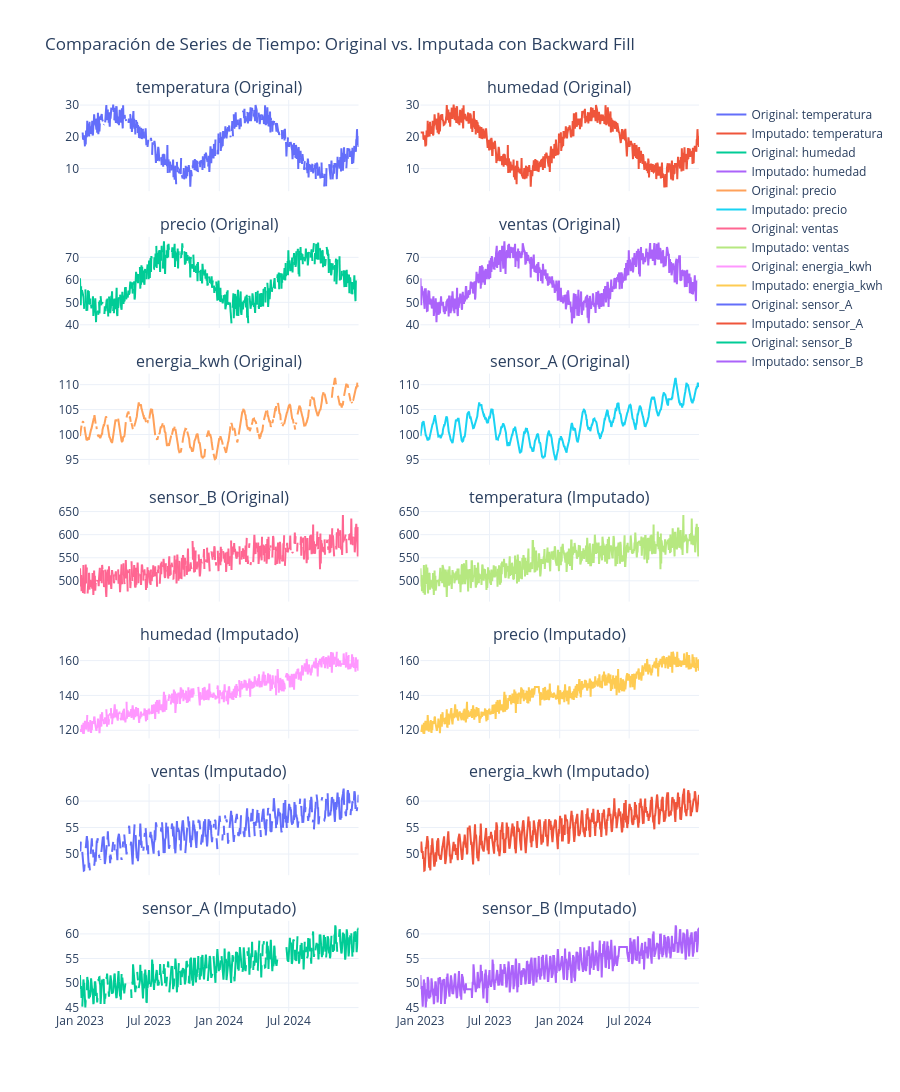

This figure's notebook cell:
### Markdown cell above
Una vez aplicada la imputación, es crucial visualizar comparativamente los datos originales con los imputados para evaluar visualmente la calidad del método. El siguiente código genera una matriz de subgráficos que permite comparar cada variable antes y después del proceso de imputación.

### Code cell
fig = make_subplots(rows=len(variables_a_imputar), cols=2,
                    subplot_titles=[f'{var} (Original)' for var in variables_a_imputar] +
                                   [f'{var} (Imputado)' for var in variables_a_imputar],
                    horizontal_spacing=0.1, vertical_spacing=0.05,
                    shared_xaxes=True)

for i, var in enumerate(variables_a_imputar):

    fig.add_trace(go.Scatter(x=df.index, y=df[var], mode='lines', name=f'Original: {var}'),
                  row=i + 1, col=1)


    fig.add_trace(go.Scatter(x=df_bfill.index, y=df_bfill[var], mode='lines', name=f'Imputado: {var}'),
                  row=i + 1, col=2)

fig.update_layout(height=400 * len(variables_a_imputar), showlegend=True,
                  title_text="Comparación de Series de Tiempo: Original vs. Imputada con Backward Fill",
                  template='plotly_white')

fig.show()

### Figure 1 — Plotly figure (JSON) as saved in the notebook; plotly's stock layout.template omitted (floating-point values rounded to 4 significant figures; data arrays with more than 128 entries replaced by an {"elided": "..."} marker saying what was removed)
{"data": [{"mode": "lines", "name": "Original: temperatura", "type": "scatter", "x": {"elided": "731 str values"}, "xaxis": "x", "y": {"elided": "731 float values"}, "yaxis": "y"}, {"mode": "lines", "name": "Imputado: temperatura", "type": "scatter", "x": {"elided": "731 str values"}, "xaxis": "x2", "y": {"elided": "731 float values"}, "yaxis": "y2"}, {"mode": "lines", "name": "Original: humedad", "type": "scatter", "x": {"elided": "731 str values"}, "xaxis": "x3", "y": {"elided": "731 float values"}, "yaxis": "y3"}, {"mode": "lines", "name": "Imputado: humedad", "type": "scatter", "x": {"elided": "731 str values"}, "xaxis": "x4", "y": {"elided": "731 float values"}, "yaxis": "y4"}, {"mode": "lines", "name": "Original: precio", "type": "scatter", "x": {"elided": "731 str values"}, "xaxis": "x5", "y": {"elided": "731 float values"}, "yaxis": "y5"}, {"mode": "lines", "name": "Imputado: precio", "type": "scatter", "x": {"elided": "731 str values"}, "xaxis": "x6", "y": {"elided": "731 float values"}, "yaxis": "y6"}, {"mode": "lines", "name": "Original: ventas", "type": "scatter", "x": {"elided": "731 str values"}, "xaxis": "x7", "y": {"elided": "731 float values"}, "yaxis": "y7"}, {"mode": "lines", "name": "Imputado: ventas", "type": "scatter", "x": {"elided": "731 str values"}, "xaxis": "x8", "y": {"elided": "731 float values"}, "yaxis": "y8"}, {"mode": "lines", "name": "Original: energia_kwh", "type": "scatter", "x": {"elided": "731 str values"}, "xaxis": "x9", "y": {"elided": "731 float values"}, "yaxis": "y9"}, {"mode": "lines", "name": "Imputado: energia_kwh", "type": "scatter", "x": {"elided": "731 str values"}, "xaxis": "x10", "y": {"elided": "731 float values"}, "yaxis": "y10"}, {"mode": "lines", "name": "Original: sensor_A", "type": "scatter", "x": {"elided": "731 str values"}, "xaxis": "x11", "y": {"elided": "731 float values"}, "yaxis": "y11"}, {"mode": "lines", "name": "Imputado: sensor_A", "type": "scatter", "x": {"elided": "731 str values"}, "xaxis": "x12", "y": {"elided": "731 float values"}, "yaxis": "y12"}, {"mode": "lines", "name": "Original: sensor_B", "type": "scatter", "x": {"elided": "731 str values"}, "xaxis": "x13", "y": {"elided": "731 float values"}, "yaxis": "y13"}, {"mode": "lines", "name": "Imputado: sensor_B", "type": "scatter", "x": {"elided": "731 str values"}, "xaxis": "x14", "y": {"elided": "731 float values"}, "yaxis": "y14"}], "layout": {"annotations": [{"font": {"size": 16}, "showarrow": false, "text": "temperatura (Original)", "x": 0.225, "xanchor": "center", "xref": "paper", "y": 1, "yanchor": "bottom", "yref": "paper"}, {"font": {"size": 16}, "showarrow": false, "text": "humedad (Original)", "x": 0.775, "xanchor": "center", "xref": "paper", "y": 1, "yanchor": "bottom", "yref": "paper"}, {"font": {"size": 16}, "showarrow": false, "text": "precio (Original)", "x": 0.225, "xanchor": "center", "xref": "paper", "y": 0.85, "yanchor": "bottom", "yref": "paper"}, {"font": {"size": 16}, "showarrow": false, "text": "ventas (Original)", "x": 0.775, "xanchor": "center", "xref": "paper", "y": 0.85, "yanchor": "bottom", "yref": "paper"}, {"font": {"size": 16}, "showarrow": false, "text": "energia_kwh (Original)", "x": 0.225, "xanchor": "center", "xref": "paper", "y": 0.7, "yanchor": "bottom", "yref": "paper"}, {"font": {"size": 16}, "showarrow": false, "text": "sensor_A (Original)", "x": 0.775, "xanchor": "center", "xref": "paper", "y": 0.7, "yanchor": "bottom", "yref": "paper"}, {"font": {"size": 16}, "showarrow": false, "text": "sensor_B (Original)", "x": 0.225, "xanchor": "center", "xref": "paper", "y": 0.55, "yanchor": "bottom", "yref": "paper"}, {"font": {"size": 16}, "showarrow": false, "text": "temperatura (Imputado)", "x": 0.775, "xanchor": "center", "xref": "paper", "y": 0.55, "yanchor": "bottom", "yref": "paper"}, {"font": {"size": 16}, "showarrow": false, "text": "humedad (Imputado)", "x": 0.225, "xanchor": "center", "xref": "paper", "y": 0.4, "yanchor": "bottom", "yref": "paper"}, {"font": {"size": 16}, "showarrow": false, "text": "precio (Imputado)", "x": 0.775, "xanchor": "center", "xref": "paper", "y": 0.4, "yanchor": "bottom", "yref": "paper"}, {"font": {"size": 16}, "showarrow": false, "text": "ventas (Imputado)", "x": 0.225, "xanchor": "center", "xref": "paper", "y": 0.25, "yanchor": "bottom", "yref": "paper"}, {"font": {"size": 16}, "showarrow": false, "text": "energia_kwh (Imputado)", "x": 0.775, "xanchor": "center", "xref": "paper", "y": 0.25, "yanchor": "bottom", "yref": "paper"}, {"font": {"size": 16}, "showarrow": false, "text": "sensor_A (Imputado)", "x": 0.225, "xanchor": "center", "xref": "paper", "y": 0.1, "yanchor": "bottom", "yref": "paper"}, {"font": {"size": 16}, "showarrow": false, "text": "sensor_B (Imputado)", "x": 0.775, "xanchor": "center", "xref": "paper", "y": 0.1, "yanchor": "bottom", "yref": "paper"}], "height": 2800, "showlegend": true, "title": {"text": "Comparación de Series de Tiempo: Original vs. Imputada con Backward Fill"}, "xaxis": {"anchor": "y", "domain": [0, 0.45], "matches": "x13", "showticklabels": false}, "xaxis10": {"anchor": "y10", "domain": [0.55, 1], "matches": "x14", "showticklabels": false}, "xaxis11": {"anchor": "y11", "domain": [0, 0.45], "matches": "x13", "showticklabels": false}, "xaxis12": {"anchor": "y12", "domain": [0.55, 1], "matches": "x14", "showticklabels": false}, "xaxis13": {"anchor": "y13", "domain": [0, 0.45]}, "xaxis14": {"anchor": "y14", "domain": [0.55, 1]}, "xaxis2": {"anchor": "y2", "domain": [0.55, 1], "matches": "x14", "showticklabels": false}, "xaxis3": {"anchor": "y3", "domain": [0, 0.45], "matches": "x13", "showticklabels": false}, "xaxis4": {"anchor": "y4", "domain": [0.55, 1], "matches": "x14", "showticklabels": false}, "xaxis5": {"anchor": "y5", "domain": [0, 0.45], "matches": "x13", "showticklabels": false}, "xaxis6": {"anchor": "y6", "domain": [0.55, 1], "matches": "x14", "showticklabels": false}, "xaxis7": {"anchor": "y7", "domain": [0, 0.45], "matches": "x13", "showticklabels": false}, "xaxis8": {"anchor": "y8", "domain": [0.55, 1], "matches": "x14", "showticklabels": false}, "xaxis9": {"anchor": "y9", "domain": [0, 0.45], "matches": "x13", "showticklabels": false}, "yaxis": {"anchor": "x", "domain": [0.9, 1]}, "yaxis10": {"anchor": "x10", "domain": [0.3, 0.4]}, "yaxis11": {"anchor": "x11", "domain": [0.15, 0.25]}, "yaxis12": {"anchor": "x12", "domain": [0.15, 0.25]}, "yaxis13": {"anchor": "x13", "domain": [0, 0.1]}, "yaxis14": {"anchor": "x14", "domain": [0, 0.1]}, "yaxis2": {"anchor": "x2", "domain": [0.9, 1]}, "yaxis3": {"anchor": "x3", "domain": [0.75, 0.85]}, "yaxis4": {"anchor": "x4", "domain": [0.75, 0.85]}, "yaxis5": {"anchor": "x5", "domain": [0.6, 0.7]}, "yaxis6": {"anchor": "x6", "domain": [0.6, 0.7]}, "yaxis7": {"anchor": "x7", "domain": [0.45, 0.55]}, "yaxis8": {"anchor": "x8", "domain": [0.45, 0.55]}, "yaxis9": {"anchor": "x9", "domain": [0.3, 0.4]}}}
